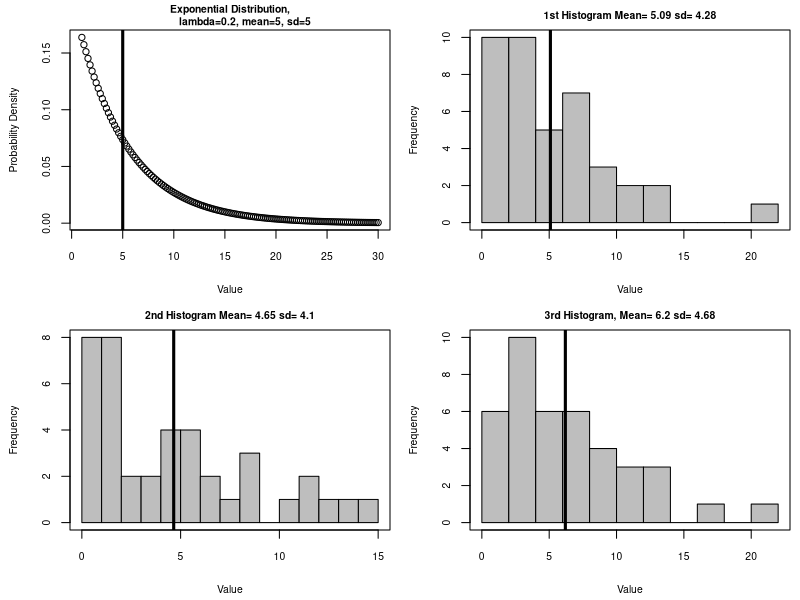
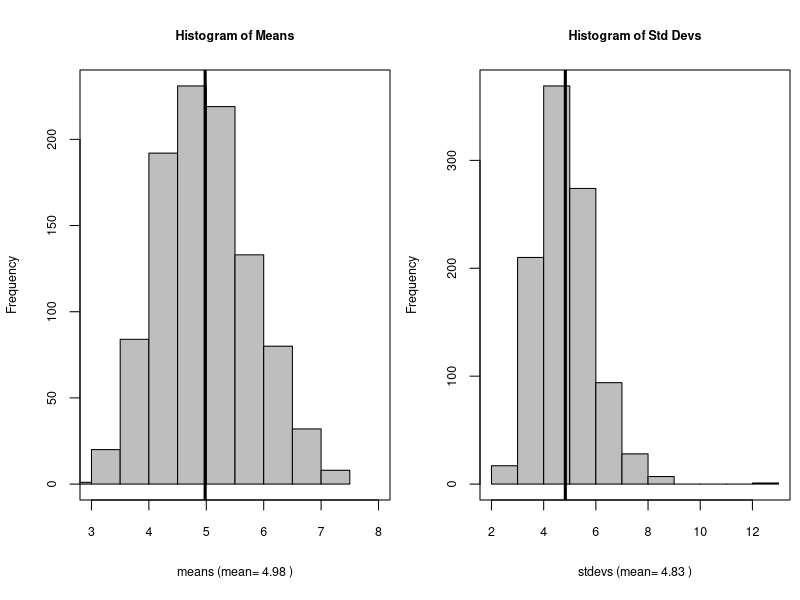
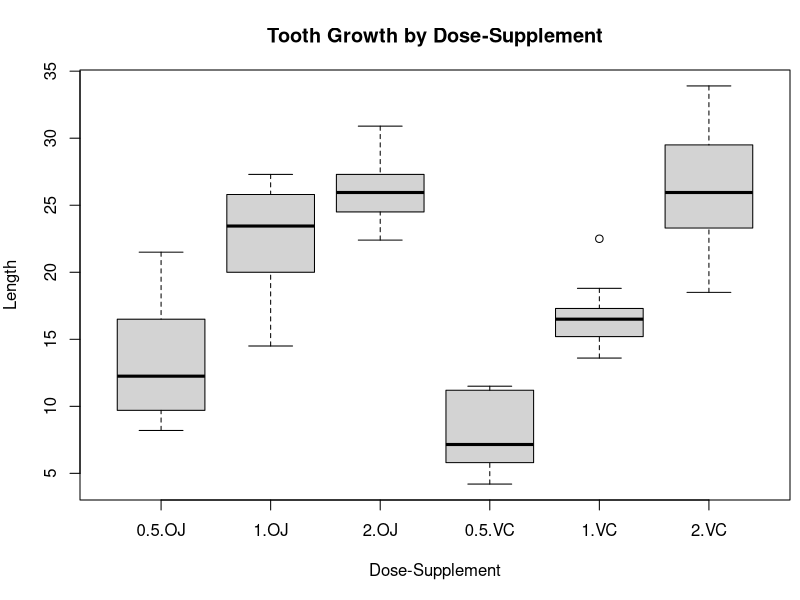

Recreate these plots in R, in order.
## ---- chunk 1

## ---- chunk 2
library("dplyr");  library("plyr"); library(lubridate); library('reshape2')

lambda=0.2
# store 1000 simulations of 40 samples of distribution in a dataframe
alldata = NULL
for (i in 1 : 1000) alldata = rbind(alldata, rexp(40,lambda))
#calculate 1000 means, one for each of 40-sample rows   
allmns=apply(alldata,1,mean); bigmean<-round(mean(allmns),2)
     #calculate 1000 standard deviations, one for each of 40-sample rows   
allsds=apply(alldata,1,sd); bigsd<-round(mean(allsds),2)

par(mfrow=c(2,2),mai = c(.7, 0.7, 0.3, 0.1))
x<-seq(1,30,.2)
y<-lambda*exp(-(lambda*seq(1,30,.2)))
# a plot of the Exponential distribution with expected value 1/lambda 
plot(x, y, ylab="Probability Density", xlab="Value",  main="Exponential Distribution,
          lambda=0.2, mean=5, sd=5",cex.main=.75, cex.lab=.75, cex.axis=.75)
abline(v=5,lwd=3)

mean1<-round(mean(alldata[1,]),2); sd1<-round(sd(alldata[1,]),2)
title<-paste("1st Histogram Mean=",mean1,"sd=",sd1)
hist(alldata[1,],10,ylab="Frequency",xlab="Value", main=title,cex.main=.75, 
     col="gray",cex.lab=.75, cex.axis=.75)
abline(v=mean1,lwd=3); box()

mean2<-round(mean(alldata[2,]),2); sd2<-round(sd(alldata[2,]),2)
title<-paste("2nd Histogram Mean=",mean2,"sd=",sd2)
hist(alldata[2,],10,ylab="Frequency",xlab="Value", main=title,cex.main=.75, 
     col="gray",cex.lab=.75, cex.axis=.75)
abline(v=mean2,lwd=3); box()

mean3<-round(mean(alldata[3,]),2)
sd3<-round(sd(alldata[3,]),2)
title<-paste("3rd Histogram, Mean=",mean3,"sd=",sd3)
hist(alldata[3,],10,ylab="Frequency",xlab="Value", main=title,cex.main=.75,
     col="gray",cex.lab=.75, cex.axis=.75)
abline(v=mean3,lwd=3); box()
## ---- chunk 3
# now compare histograms of means and variances, which should look Gaussian
par(mfrow=c(1,2),mai = c(1, .8, .7, 0.1))
xlabel<-paste("means (mean=",bigmean,")")
hist(allmns, xlim=c(3,8), col="gray", ylab="Frequency",xlab=xlabel, 
     main="Histogram of Means",cex.main=.75, cex.lab=.75, cex.axis=.75)
abline(v=bigmean,lwd=3); box()

hist(allsds,col="gray", xlab=paste("stdevs (mean=",bigsd,")"),ylab="Frequency", 
     main="Histogram of Std Devs",
     cex.main=.75, 
     cex.lab=.75, cex.axis=.75)
abline(v=bigsd,lwd=3); box()
## ---- chunk 4
library("dplyr"); library("plyr"); library('reshape2')
teeth<-group_by(ToothGrowth,dose,supp)

par(mfrow=c(1,1))
#png(file='teeth.png',width=480,height=480)
boxplot(len~dose+supp,teeth,main="Tooth Growth by Dose-Supplement",
   xlab="Dose-Supplement", ylab="Length")
dev.off()

teeth<-melt(data=ToothGrowth,id.vars=c("dose","supp"))
casted<-ddply(teeth, .(supp,dose), summarize, min=min(value), max=max(value), 
              mean=mean(value), std_error=round(sd(value)/sqrt(10),2))
casted

oj_05<-subset(ToothGrowth,dose==0.5&supp=='OJ')$len
oj1<-subset(ToothGrowth,dose==1&supp=='OJ')$len
oj2<-subset(ToothGrowth,dose==2&supp=='OJ')$len
n<-10
vc_05<-subset(ToothGrowth,dose==0.5&supp=='VC')$len
vc1<-subset(ToothGrowth,dose==1&supp=='VC')$len
vc2<-subset(ToothGrowth,dose==2&supp=='VC')$len

#------------ ------------ ------------ ------------ ------------ ------------ 
# Hypothesis 0: mean tooth growth mu of dosage1 = mean growth of dosage 2
# Hypothesis A: len under dosage 2 is greater 

#   ----------- 0.5 OJ vs 1 OJ  -----------
t.test(oj1,oj_05,alternative = 'greater',paired=FALSE)

#  ----------- 1.0 OJ  vs 2 OJ  -----------
t.test(oj2,oj1,alternative = 'greater',paired=FALSE)

#  ----------- 0.5 VC  vs 1 VC   -----------
t.test(vc1,vc_05,alternative = 'greater',paired=FALSE)

#  ----------- 1.0 VC vs 2 VC    -----------
t.test(vc2,vc1,alternative = 'greater',paired=FALSE)

#------------ ------------ ------------ ------------ ------------ ------------ 
# Hypothesis 0: mean tooth growth of OC = mean growth of VC 
# Hypothesis A: mean tooth growth is not equal under same dosage, different supplement  
#   ----------- 0.5 OJ vs. 0.5 VC   -----------
t.test(oj_05,vc_05,alternative = 'two.sided',paired=FALSE)

#  ----------- 1 OJ vs. 1 VC  ----------- 
t.test(oj1,vc1,alternative = 'two.sided',paired=FALSE)

#   ----------- 2 OJ vs. 2 VC  ----------- 
t.test(oj2,vc2,alternative = 'two.sided',paired=FALSE)


